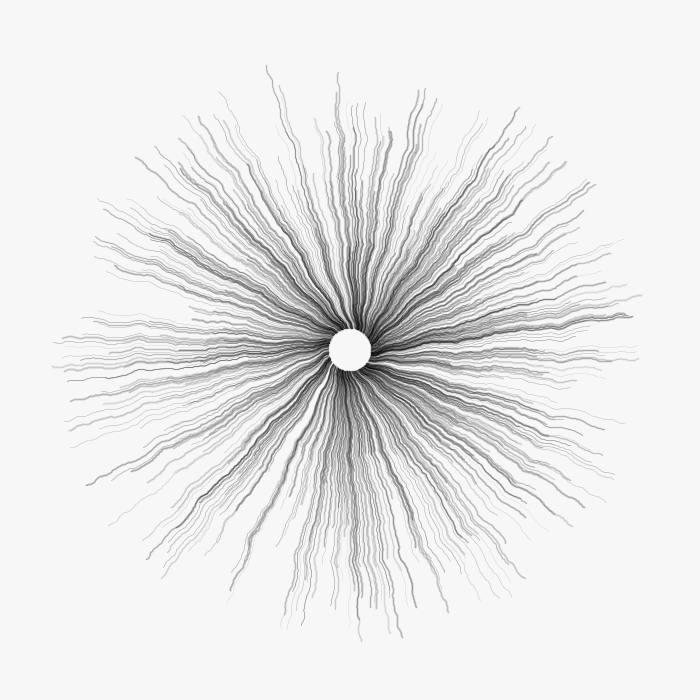
Frame 1 (no input)
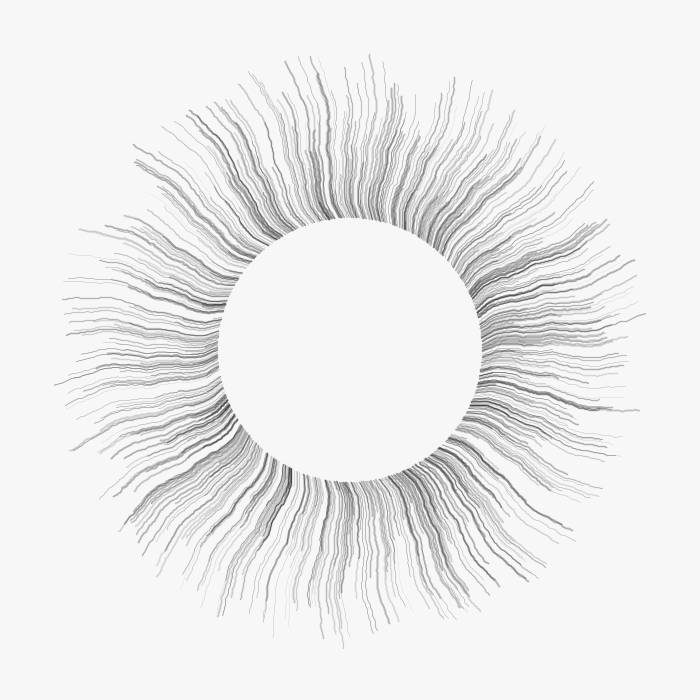
Frame 2 (the mouse pressed at the canvas centre, redrawn once)

The Processing sketch that drew these frames (run headless with seeded random() and noise(); the mouse was pressed at the canvas centre and the sketch redrawn once):

// Processing sketch: processing_147754
// ── processing_147754.pde

// http://dianalange.tumblr.com/post/72549366477/dr-mitch-noisy-plates-generated-with

int centerRadius = 20, minRadius = 100, maxRadius = 300, amplitude = 20;
int noiseSeedNum = 10;
float maxAngleSteps = 1, noiseScale  = 40;

void setup ()
{
  size (700, 700);
  smooth();
  noLoop();
}

void draw ()
{
  background (247);
  noFill();

  translate (width/2, height/2);
  noiseSeed (noiseSeedNum);

  float angle = 0;


  while (angle <= 360)
  {

    strokeWeight ( random (0.25, 2));
    stroke (0, random (30, 80));

    beginShape();
    int finalRadius = (int) random (minRadius, maxRadius);

    drawNoise (0, centerRadius, finalRadius, amplitude, noiseScale);

    float rotateVal = random (maxAngleSteps);
    rotate (rotateVal);
    angle += rotateVal;
  }
}

void drawNoise (int startY, int startX, int endX, float amplitude, float noiseScale)
{
  beginShape();
  for (int i = startX; i < endX; i+= 2)
  {
    float noiseVal = startY+noise (i / noiseScale) * amplitude;

    vertex (i, noiseVal);
  }
  endShape();
}

void initWithRandomValues ()
{
  centerRadius = int (random (10, 200));
  maxRadius = int (random (300, width/2-10));
  minRadius = int (random (centerRadius, maxRadius));
  amplitude = int (random (10, 50));
  noiseSeedNum = int (random (100000000));
  maxAngleSteps = random (0.5, 4);
  noiseScale = random (10, 60);
}

void mousePressed ()
{
  initWithRandomValues();
  redraw();
}

void keyPressed ()
{
  if (key == ' ')
  {
    redraw();
  }

  if (key == 'n')
  {
    initWithRandomValues();
    redraw();
  }
}
